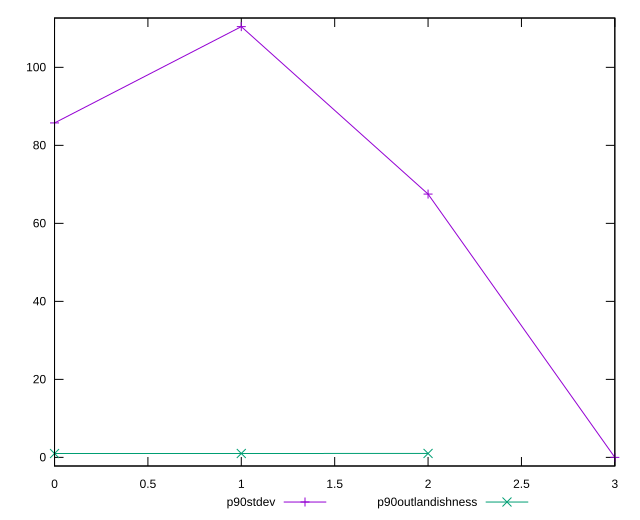

Here is the gnuplot script that generated this plot:
reset

$p90Stdev <<EOF
0 85.75055415183752
1 110.43905955757664
2 67.50618233680117
3 0
EOF

$p90Outlandishness <<EOF
0 0.9876864031180868
1 0.9999024187375194
2 1.0084067258713556
EOF

set key outside below
set xrange [0:3]
set yrange [-2.208781191151533:112.64784074872817]
set trange [-2.208781191151533:112.64784074872817]
set terminal svg size 640, 520 enhanced background rgb 'white'
set output "reports/report_00032_2021-02-25T10-28-15.087Z/uses-http2/progression/stddev.svg"

plot $p90Stdev title "p90stdev" with linespoints, \
     $p90Outlandishness title "p90outlandishness" with linespoints

reset
